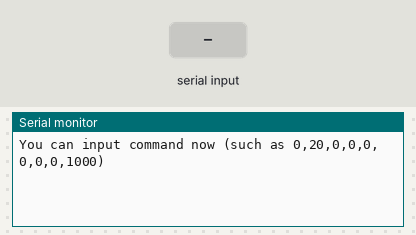
Bench run of a sketch on a simulated Arduino Uno, built with avr-gcc and run on an emulated ATmega328P. Shown: the last lines printed to the serial monitor. The inputs (shaded band) are chosen by the test bench.

Above: at 1.2 s.
1.3 s: "90,45\n" received over Serial
At 2.9 s:
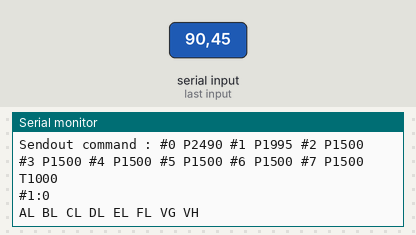
3.9 s: "5\n" received over Serial
At 5.02 s:
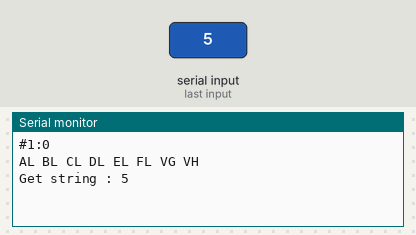

Measured:
- after the input at 1.3 s, the serial monitor: prints a new line after 1.0 s (image 1)
- after the input at 3.9 s, the serial monitor: prints a new line after 1.0 s (image 2)

The sketch:

AL5DRoboticArm_Control.ino
```cpp
#include "AL5DRoboticArm_Header.h"

String str = "";
int size = 9;

void setup() {
  Serial.begin(115200);
  InitAL5D();

  // #0 底座        數值少向左轉, 數值大向右轉
  // #1 底座上      數值少向下彎(向前), 數值大向上彎(向後)
  // #2 底座上上方  數值少向上彎, 數值大向下彎
  // #3 夾腕上下轉  數值少向下彎, 數值大向上彎
  // #4 夾          數值少向內夾, 數值大向外移
  // #5 夾轉動      數值少向右轉, 數值大向左彎
  Serial.println("You can input command now (such as 0,20,0,0,0,0,0,0,1000)");
}

void loop() {
  str = SerialToString();

  if (str != "") {
    Serial.print("Get string : ");
    Serial.println(str);

    String* strings = SplitString(str, ',', size);

    AL5DMover action;
    action.point_0 = StringToInt(strings[0]);
    action.point_1 = StringToInt(strings[1]);
    action.point_2 = StringToInt(strings[2]);
    action.point_3 = StringToInt(strings[3]);
    action.point_4 = StringToInt(strings[4]);
    action.point_5 = StringToInt(strings[5]);
    action.point_6 = StringToInt(strings[6]);
    action.point_7 = StringToInt(strings[7]);
    action.time    = StringToInt(strings[8]);

    SendoutMoverData(action);
  }

  CheckRelease();
}

String SerialToString() {
  while (Serial.available()) {
    return Serial.readString();
  }
  return "";
}

int StringToInt(String s)       { return s.toInt();      }

String* SplitString(String str, char c, int size){
  int count = 0;
  String* strings = new String[size];

  while (str.length() > 0)
  {
    int index = str.indexOf(c);
    if (index == -1)
    {
      strings[count++] = str;
      break;
    }
    else
    {
      strings[count++] = str.substring(0, index);
      str = str.substring(index + 1);
    }
  }
  return strings;
}
```

AL5DRoboticArm_Header.h
```cpp
/*
 * Compatible ESP32 & ESP8266
 *
 * Need Download Library :
 *   EspSoftwareSerial by Dirk Kaar Peter Lerup (https://github.com/plerup/espsoftwareserial/)
 *
 *    AL5DMover is a struct for sendout movement
 *
 * Reference :
 *  FlowArm PLTW, which is for preview AL5D
 *  https://wiki.lynxmotion.com/info/wiki/lynxmotion/view/ses-software/flowarm-pltw/
 *
 *  The board for AL5D Robot Arm : lynxmotion ssc-32u usb servo controller
 *
 */
#include <SoftwareSerial.h>

#define rxPin 0 // 低電壓
#define txPin 2 // 會出高電壓

SoftwareSerial Serial_AL5D(rxPin, txPin);

char receivedata[10];
char *p=&receivedata[0];
unsigned long nextTime;

// Default time is 1 second
typedef struct {
  int point_0;    // #0 底座        數值少向左轉, 數值大向右轉
  int point_1;    // #1 底座上      數值少向下彎(向前), 數值大向上彎(向後)
  int point_2;    // #2 底座上上方  數值少向上彎, 數值大向下彎
  int point_3;    // #3 夾腕上下轉  數值少向下彎, 數值大向上彎
  int point_4;    // #4 夾          數值少向內夾, 數值大向外移
  int point_5;    // #5 夾轉動      數值少向右轉, 數值大向左彎
  int point_6;    // #6 無
  int point_7;    // #7 無
  int time;
  int delayTime;
} AL5DMover;

int ConvertToP(int value)       { return (value * 11) + 1500; }
int CheckRotateValue(int value) { return (value > 90) ? 90 : (value < -90) ? -90 : value; }
int CheckCatchValue(int value)  { return (value > 0)  ? 0  : (value < -90) ? -90 : value; }
int CheckTime(int value)        { return (value <= 0) ? 1000 : value; }
int CheckTimeDelay(int value)   { return (value < 0) ? 0 : value; }

void InitAL5D(){
  Serial_AL5D.begin(9600);
  Serial_AL5D.println("\r\nAL BL CL DL EL FL ");
}

String GetMoverCommand(AL5DMover mover){
  mover.point_0   = CheckRotateValue(mover.point_0);
  mover.point_1   = CheckRotateValue(mover.point_1);
  mover.point_2   = CheckRotateValue(mover.point_2);
  mover.point_3   = CheckRotateValue(mover.point_3);
  mover.point_4   = CheckCatchValue(mover.point_4);
  mover.point_5   = CheckRotateValue(mover.point_5);
  mover.point_6   = CheckRotateValue(mover.point_6);
  mover.point_7   = CheckRotateValue(mover.point_7);

  mover.time      = CheckTime(mover.time);
  mover.delayTime = CheckTimeDelay(mover.delayTime);

  String command = "\r\#0 P";
  command += ConvertToP(mover.point_0);
  command += " #1 P";
  command += ConvertToP(mover.point_1);
  command += " #2 P";
  command += ConvertToP(mover.point_2);
  command += " #3 P";
  command += ConvertToP(mover.point_3);
  command += " #4 P";
  command += ConvertToP(mover.point_4);
  command += " #5 P";
  command += ConvertToP(mover.point_5);
  command += " #6 P";
  command += ConvertToP(mover.point_6);
  command += " #7 P";
  command += ConvertToP(mover.point_7);
  command += " T";
  command += mover.time;
  command += "\r\n";
  return command;
}

void SendoutMoverData(AL5DMover mover){
  if (millis() < nextTime) return;

  String command = GetMoverCommand(mover);

  Serial_AL5D.println(command);
  Serial_AL5D.println("#1:0\r\nAL BL CL DL EL FL VG VH\r\n");

  Serial.print("Sendout command : ");
  Serial.println(command);
  Serial.println("#1:0\r\nAL BL CL DL EL FL VG VH\r\n");

  nextTime = millis() + mover.time + mover.delayTime;
}

void CheckRelease(){
  if (!Serial_AL5D.available()) return;

  *p=Serial_AL5D.read();

  if (p++>=(&receivedata[0]+sizeof(receivedata)))
  {
    p=&receivedata[0];
    Serial_AL5D.flush();
    memset(receivedata, 0, sizeof(receivedata));
  }

  if ((receivedata[6]==0xFD) && (receivedata[7]==0xFA))
  {
    Serial_AL5D.println(receivedata);
    p=&receivedata[0];
    memset(receivedata, 0, sizeof(receivedata));
  }
}
```
